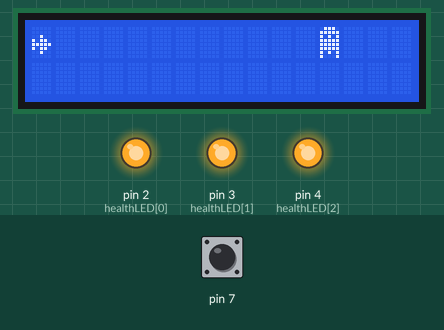
The sketch below on a simulated Arduino Uno, built with avr-gcc and run on an emulated ATmega328P. On the bench: 16×2 character LCD, output pins drawn as LEDs (lit = HIGH). The test bench sets the inputs (shaded band); at power-on: pin 7 HIGH. Random numbers use the default seed unless the sketch sets one.

Above: at 3.3 s.
3.4 s: pin 7 pulled LOW for 0.2 s
At 3.78 s:
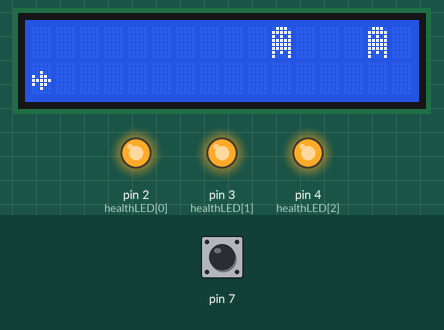
6.5 s: pin 7 pulled LOW for 3.2 s
At 6.85 s:
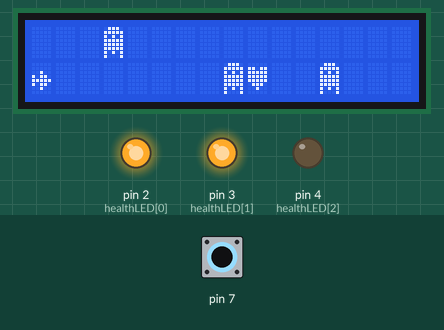
11.2 s: pin 7 pulled LOW for 1 s
At 12.9 s:
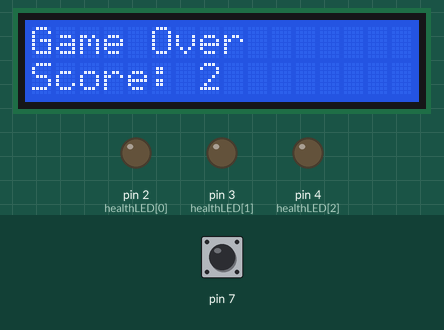
Timing chart, 0 to 14.4 s (numbered marks = the images above; inputs shaded):
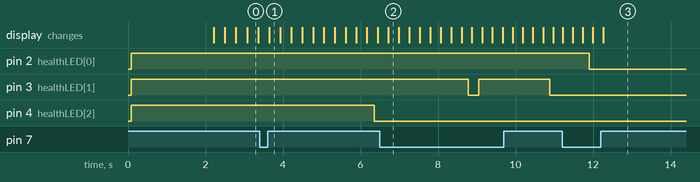

The sketch:

project_game.ino
```cpp
#include <LiquidCrystal_I2C.h>
#include <Wire.h>

LiquidCrystal_I2C lcd(0x27,  16, 2);

/////////////////////////
// Game Engine

// Config
const int rowDisplay = 2;
const int columnDisplay = 32;
const int maxGameObjects = 10;
const int gameSpeedIncrease = 1;
const int minGameSpeed = 50;
int gameSpeed = 200;


int lengthGameObjects = 0;
int gameOver = 0;
char* gameOverText = "Game Over";
int __gameOverOn = 0;

// LCD Display 2x16 (Game border is 2x32)
char gameDisplay[rowDisplay][columnDisplay];

// GameObject
struct GameObject {
  // Position
  int x;
  int y;
  // Render char
  char render;
};
// All objects on scene
struct GameObject objects[maxGameObjects];

// New game object on scene
GameObject* create_object(int x, int y, byte render) {
    GameObject obj = {x, y, (char)render};
    objects[lengthGameObjects++] = obj;
    return &objects[lengthGameObjects - 1];
}

// gameDisplay is empty (not LCD)
void clear_display() {
  for(int r = 0; r < rowDisplay; r++)
    for(int c = 0; c < columnDisplay; c++)
      gameDisplay[r][c] = ' ';
}

// Render gameDisplay and objects on LCD
void render_display() {
  clear_display();

  // Place gameObjects on gameDisplay
  for(int i = 0; i < lengthGameObjects; i++) {
    gameDisplay[objects[i].y][objects[i].x] = objects[i].render;
  }

  // Set gameDisplay on LCD
  lcd.setCursor(0, 0);
  lcd.print(gameDisplay[0]);
  lcd.setCursor(0, 1);
  lcd.print(gameDisplay[1]);
  lcd.setCursor(0, 0);

  // delay gameSpeed
  gameSpeed -= gameSpeedIncrease;
  if(minGameSpeed > gameSpeed)
    gameSpeed = minGameSpeed;

  delay(gameSpeed);
}

// only on setup()
void welcome_screen(char* welcome_row_1, char* welcome_row_2) {
  lcd.setCursor(0, 0);
  lcd.print(welcome_row_1);

  lcd.setCursor(0, 1);
  lcd.print(welcome_row_2);

  lcd.setCursor(0, 0);
}

void game_over_screen(int score) {
  // If gameOver is already on
  if(__gameOverOn)
    return;

  // gameOver is on
  __gameOverOn = 1;

  // clear all gameObjects from gameDisplay
  clear_display();

  // set cleared gameDisplay on LCD
  lcd.setCursor(0, 0);
  lcd.print(gameDisplay[0]);
  lcd.setCursor(0, 1);
  lcd.print(gameDisplay[1]);

  // print gameOverText on LCD
  lcd.setCursor(0, 0);
  lcd.print(gameOverText);

  // print score
  if(score > 9999)
    score = 9999;

  char textScore[15];
  sprintf(textScore,"Score: %d", score);
  lcd.setCursor(0, 1);
  lcd.print(textScore);
}
/////////////////////////

// Distance from right side of display
int enemy1Distance = 3;
int enemy2Distance = 7;
int enemy3Distance = 12;
int enemy4Distance = 16;

// Display character for player
int byteEnemyNum = 1;
byte enemyRender[8] = {
  B01110,
  B11111,
  B10101,
  B11111,
  B11111,
  B11111,
  B10101,
  B10001
};
int bytePlayerNum = 2;
byte playerRender[8] = {
  B00000,
  B00000,
  B00100,
  B10110,
  B11111,
  B10110,
  B00100,
  B00000
};
int byteAidNum = 3;
byte aidKitRender[8] = {
  B00000,
  B11011,
  B11111,
  B11111,
  B11111,
  B01110,
  B00100,
  B00000
};

// Player Stats
const int maxPlayerHealth = 3;
int playerHealth = maxPlayerHealth;
int score = 0;
// AidKit
const int maxTicksKit = 10;
int ticksKit = maxTicksKit;
int isKitDropped = 0;

int healthLED[maxPlayerHealth] = {
  2, 3, 4
};

// Create Kits
GameObject* aidKit = create_object(16, random(2), byte(byteAidNum));

// Create enemies from right side and randomize row
GameObject* enemy1 = create_object(columnDisplay - enemy1Distance, random(2), byte(byteEnemyNum));
GameObject* enemy2 = create_object(columnDisplay - enemy2Distance, random(2), byte(byteEnemyNum));
GameObject* enemy3 = create_object(columnDisplay - enemy3Distance, random(2), byte(byteEnemyNum));
GameObject* enemy4 = create_object(columnDisplay - enemy4Distance, random(2), byte(byteEnemyNum));

// Create player
GameObject* player = create_object(0, 0, byte(bytePlayerNum));

void enemy_walk(GameObject* enemy);

// Arduino methods
void setup() {
  lcd.begin(16, 2);
  lcd.backlight();
  lcd.noCursor();
  // Create char for GameObjects
  lcd.createChar(byteEnemyNum, enemyRender);
  lcd.createChar(bytePlayerNum, playerRender);
  lcd.createChar(byteAidNum, aidKitRender);

  // Health display
  for(int i=0; i < playerHealth; i++) {
    pinMode(healthLED[i], OUTPUT);
    digitalWrite(healthLED[i], HIGH);
  }

  pinMode(7, INPUT_PULLUP);
  randomSeed(analogRead(0));

  Serial.begin(9600);

  welcome_screen("You are airplane!", "Avoid the UFO!");
  delay(2000);
}
void loop() {
  // Control player (change row)
  player->y = !digitalRead(7);

  if(!gameOver) {
    // Move enemies
    enemy_walk(enemy1);
    enemy_walk(enemy2);
    enemy_walk(enemy3);
    enemy_walk(enemy4);

    // Move kit
    ticksKit--;
    if(ticksKit < 0)
      isKitDropped = 1;

    if(isKitDropped)
      dropAidKit();

    // Render game frame
    render_display();
  }
  else {
    // Game end
    game_over_screen(score);
  }
}
void dropAidKit() {
  aidKit->x -= 1;

  // If kit behind scene, back to right screen corner
  if(aidKit->x < 0) {
    aidKit->x = 16;
    aidKit->y = random(2);
    isKitDropped = 0;
    ticksKit = maxTicksKit;
  }
  // Pick up kit
  if(aidKit->x == player->x && aidKit->y == player->y) {
    playerHealth++;
    if(playerHealth > maxPlayerHealth)
      playerHealth = maxPlayerHealth;

    // Display health
    for(int i = 0; i < playerHealth; i++) {
      digitalWrite(healthLED[i], HIGH);
    }
  }
}
void enemy_walk(GameObject* enemy) {
  // Move player
  enemy->x -= 1;

  // If enemy behind scene, back to right screen corner
  if(enemy->x < 0) {
    enemy->x = 16;
    enemy->y = random(2);
  }
  // If an enemy bumps into a player
  if(enemy->x == player->x && enemy->y == player->y) {
    // Hit
    playerHealth -= 1;

    // Display health
    digitalWrite(healthLED[playerHealth], LOW);

    // Die
    if(playerHealth == 0)
      gameOver = 1;
  }
  // If player and enemy in one column (and not hit) - score++
  else if (enemy->x == player->x) {
    score++;
  }

}
```
